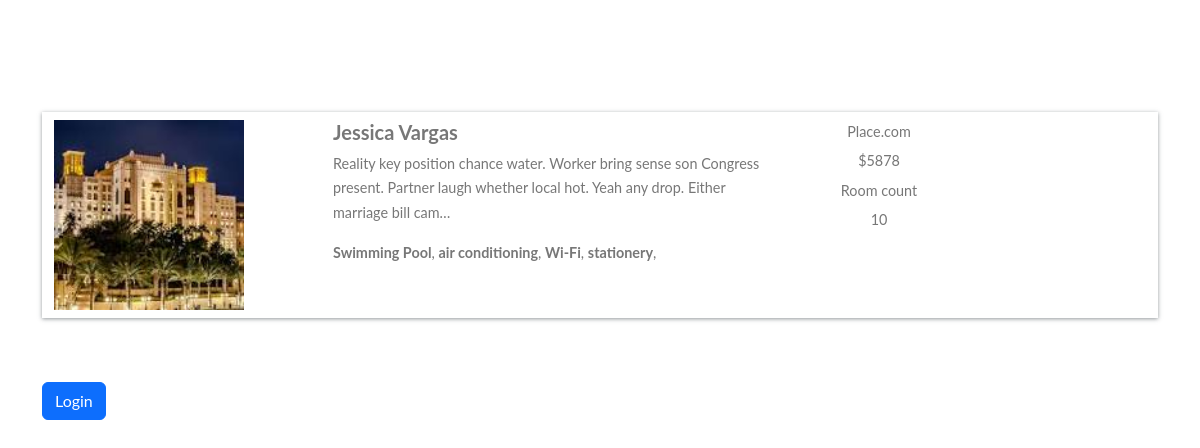
Page /hotel-detail/e633103eaccf4c9e9e15d7e509f78879/ on the committed database.
### home/models.py (models this page shows, shortened)
class BaseModel(models.Model):
    uid = models.UUIDField(default=uuid.uuid4, editable=False, primary_key=True)
    created_at = models.DateField(auto_now_add=True)
    updated_at = models.DateField(auto_now_add=True)
    class META:
        abstract=True

class Hotel(BaseModel):
    hotel_name = models.CharField(max_length=100)
    hotel_price = models.IntegerField()
    description = models.TextField()
    hotel_place = models.CharField(max_length=100, default='India')
    amenities = models.ManyToManyField(Amenities)
    room_count = models.IntegerField(default=10)

class HotelImages(BaseModel):
    hotel_img = models.ForeignKey(Hotel, related_name="images", on_delete=models.CASCADE)
    hotel_images = models.ImageField(upload_to="hotel_image")

class Amenities(BaseModel):
    amenity_name = models.CharField(max_length=100)

### home/views.py (the view, shortened to what this page needs)
# urls.py: path('hotel-detail/<uid>/', hotel_detail, name='hotel_detail'),
def hotel_detail(request, uid):
    hotel_obj = Hotel.objects.get(uid = uid)
    return render(request, 'hotel_detail.html', {'hotels_obj':hotel_obj})

### home/templates/hotel_detail.html (shortened to what this page needs)
{% extends "base.html" %}
{%  block start %}
<div class="container mt-5 pt-5">
    <div class="row search-card-result">
        <div class="col-md-3">
            <a href="/hotel-detail/{{hotels_obj.uid}}">
                <img class="img-fluid" src="/media/{{hotels_obj.images.first.hotel_images}}" alt="Card image cap">
            </a>
        </div>
        <div class="col-md-5">
            <h5>{{hotels_obj.hotel_name}}</h5>
            <p>
                {{hotels_obj.description|truncatechars:150}}
            </p>
            <p>
                {%for amenitie in hotels_obj.amenities.all %}
                <b>{{amenitie.amenity_name}}</b>,
                {% endfor %}
            </p>
        </div>
        <div class="col-md-2 border-left text-center more-offers">
            <p>Place.com</p>
            <p>${{hotels_obj.hotel_price}}</p>
            <p>Room count</p>
            <p>{{hotels_obj.room_count}}</p>
        </div>
    </div>
    {% if request.user.is_authenticated %}
    <div class="filter-card">
        <h5>Book Hotel</h5>
        {%include "messages.html"%}
        <form method="post">
            {% csrf_token %}
            <div class="row form-group">
                <div class="col-md-12">
                    <label for="mintopay">Check in</label>
                    <p>
                        <input type="date" name="checkin" id="checkin" class="form-control">
                    </p>
                </div>
                <div class="col-md-12">
                    <label for="maxtopay">Check out</label>
                    <p>
                        <input type="date" name="checkout" id="checkout" class="form-control">
                    </p>
                </div>
            </div>
            <div class="row form-group">
                <div class="col-md-12">
                    <input type="submit" class="btn btn-success btn-block" value="Book">
                </div>
            </div>
        </form>
    </div>
    {% else %}
    <a href="/login/" class="btn btn-primary mt-5 ">Login</a>
    {% endif %}
</div>
{% endblock %}

### home/templates/base.html (shortened to what this page needs)
<!doctype html>
<html lang="en">
  <head>
    <link href="https://cdn.jsdelivr.net/npm/bootstrap@5.3.3/dist/css/bootstrap.min.css" rel="stylesheet">
  </head>
  <body>
    {% block start %}
    {% endblock %}
  </body>
</html>

### home/templates/base.html (style rules this page uses)
body { font-family: "Lato", Arial, sans-serif; font-weight: 400; font-size: 16px; line-height: 1.7; background: #fff; color: #777; }
.search-card-result { box-shadow: 0px 1px 4px rgba(41, 51, 57, 0.5); margin: 1rem 0; padding: 0.5rem 0; background-color: #fff; }
.search-card-result img { height: 190px; }
.search-card-result h5 { font-style: 1.1rem; font-weight: 700; }
.search-card-result p { font-size: 0.9rem; }
.search-card-result .more-offers p { margin-bottom: 0.3rem; }

### rows in the picture
Hotel: images.first.hotel_images (picture), hotel_name "Jessica Vargas", description "Reality key position chance water. Worker bring sense son Congress present. Partner laugh whether local hot. Yeah any drop. Either marriage bill cam…", hotel_price "5878", room_count "10"
Amenities: amenity_name "Swimming Pool"
Amenities: amenity_name "air conditioning"
Amenities: amenity_name "Wi-Fi"
Amenities: amenity_name "stationery"
